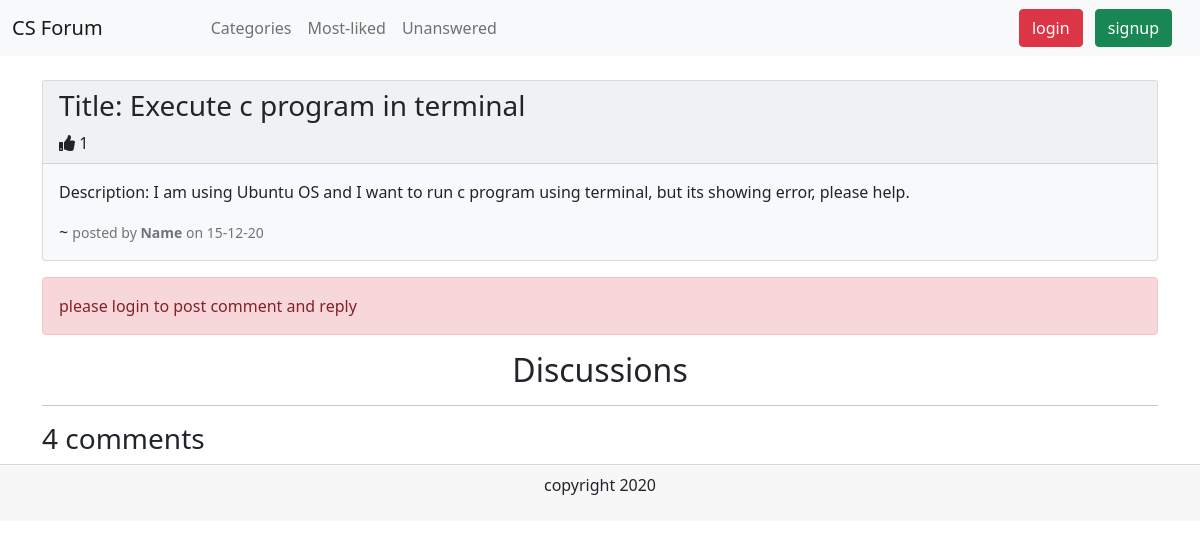
The page /thread.php?thread_id=1 on the database its author committed.
### tables this page shows
CREATE TABLE `Threads` (
  `thread_id` int(5) NOT NULL,
  `thread_title` varchar(255) NOT NULL,
  `thread_desc` text NOT NULL,
  `thread_cat_id` int(5) NOT NULL,
  `thread_user_id` int(5) NOT NULL,
  `timestamp` datetime NOT NULL DEFAULT current_timestamp(),
  `likes` int(5) UNSIGNED NOT NULL DEFAULT 0
);

CREATE TABLE `User` (
  `user_id` int(5) NOT NULL,
  `user_name` varchar(30) NOT NULL,
  `user_email` varchar(50) NOT NULL,
  `user_password` varchar(255) NOT NULL,
  `user_time` datetime NOT NULL DEFAULT current_timestamp()
);

### thread.php (the view, shortened to what this page needs)
<!doctype html>
<html lang="en">
<head>
  <link href="https://cdn.jsdelivr.net/npm/bootstrap@5.0.0-beta1/dist/css/bootstrap.min.css" rel="stylesheet"
>
<link rel="stylesheet" type="text/css" href="css/all.css">
</head>
<body>
  <?php include 'partial/dbconnect.php';?>
  <?php include 'partial/header.php';?>
  <?php
        $id = $_GET['thread_id'];
        $sql = "SELECT `thread_title`,`thread_desc`,`thread_user_id`,`likes`, DATE_FORMAT(timestamp,'%d-%m-%y') AS timestamp FROM `Threads` WHERE thread_id = $id";
        $result = mysqli_query($conn,$sql);
        if($result)
        {
          while($row = mysqli_fetch_assoc($result))
          {
            $title = $row['thread_title'];
            $desc = $row['thread_desc'];
            $userid = $row['thread_user_id'];
            $time = $row['timestamp'];
                            $namesql = "SELECT `user_name` FROM `User` where user_id = $userid";
                            $nameresult = mysqli_query($conn,$namesql);
                            $namerow = mysqli_fetch_assoc($nameresult);
                            $username = $namerow['user_name'];
          }
        }
        function getlikesforthread($threadid)
         {
          global $conn;
            $ratingsql = "SELECT count(*) FROM `Thread_rating` where tr_thread_id = $threadid and tr_action = 'like'";
            $ratingresult = mysqli_query($conn,$ratingsql);
            $ratingrow = mysqli_fetch_array($ratingresult);
             return $ratingrow[0];
         }
  ?>
  <div class="container my-2">
            <div class="card text-dark bg-light mb-3 my-4">
              <div class="card-header"><h3>Title: <?php echo $title; ?></h3>
<?php
             if(isset($_SESSION['username']))
              {
                  $current_userid = $_SESSION['user_id'];
                        if(userlikedforthread($current_userid, $id))
                             echo'<a href="javascript:void(0)"><i class="fas fa-thumbs-up like-btn"  onclick="likefunctionforthread('.$id.',this)" ></i></a>';
                        else echo'<a href="javascript:void(0)"><i class="far fa-thumbs-up like-btn"  onclick="likefunctionforthread('.$id.',this)"></i></a>';
                echo'   <span id="likesspanforthread">'.getlikesforthread($id).'</span>';
              }
              else
              {
                echo '<i class="fas fa-thumbs-up"></i>&nbsp<span  id="likesspanforthread">'.getlikesforthread($id).'</span>';
              }
?>
              </div>
              <div class="card-body">
                <p class="card-text"> Description: <?php echo $desc; ?></p>
                <p class="card-text"> ~ <small class="text-muted">posted by <b><?php echo $username;?></b> on <?php echo $time; ?></small>
                </p>
              </div>
            </div>
            <?php
              if(isset($_SESSION['username']))
              {
                $currentuserid = $_SESSION['user_id'];
               echo'
                        <div class="mb-3">
                          <label for="exampleFormControlTextarea1" class="form-label"><h4>Comment</h4></label>
                          <textarea class="form-control" id="content" name="content" rows="3"></textarea>
                        </div>
                        <div class="text-danger"><span id="commentwarn" ></span></div>
                        <button type="submit" class="btn btn-primary" id="submit" name="submit">Post</button>
                      ';
              }
              else
              {
                echo '<p class="alert alert-danger" role="alert">please login to post comment and reply </P>';
              }
            ?>
           <h2 class="text-center">Discussions</h2>
           <hr>
            <?php
              $sql = "SELECT * FROM `Comments` where comment_thread_id = $id";
              $result = mysqli_query($conn,$sql);
              $totalcomments = mysqli_num_rows($result);
            ?>
           <h3 id="totalcomments"><?php echo $totalcomments?> comments</h3>
  </div>
<div class="card-footer text-center">
  <p>copyright 2020</p>
</div>
</body>
</html>

### css/all.css (style rules this page uses)
.fa, .fas, .far, .fal, .fad, .fab { -moz-osx-font-smoothing: grayscale; -webkit-font-smoothing: antialiased; display: inline-block; font-style: normal; font-variant: normal; text-rendering: auto; line-height: 1; }
.fa-thumbs-up:before { content: "\f164"; }

### rows shown on the page
threads: thread_title "Execute c program in terminal", thread_desc "I am using Ubuntu OS and I want to run c program using terminal, but its showing error, please help."
user: user_name "Name"

### other values the page prints
getlikesforthread($id) "1"
$time "15-12-20"
$totalcomments "4"
